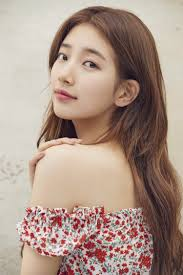
#> input picture edge/suzy.jpeg, 183 x 275 px
$ python edge_picture.py ../33964.jpg
#> lines starting #> are read from the running program, lines starting #| are printed output that depends on the picture; after the words box and inside, x2 and y2 are one past the last pixel; in counts of white or black regions, pixels touching at a corner belong together
#!/usr/bin/env python

'''
This sample demonstrates Canny edge detection.
Usage:
  edge.py [<video source>]
  Trackbars control edge thresholds.
'''

# Python 2/3 compatibility
from __future__ import print_function

import cv2 as cv
import numpy as np

# relative module
import video

# built-in module
import sys


if __name__ == '__main__':
    print(__doc__)

    try:
        fn = sys.argv[1]
    except:
        fn = 0

    def nothing(*arg):
        pass


    filename=raw_input("File Name?")
#> the answer given: suzy.jpeg
    filename="./"+filename
    print(filename)
    img=cv.imread(filename)
#> img is the input picture: shape (275, 183, 3); mean B, G, R 137.1, 149.8, 172.2
    cv.namedWindow('edge')
    cv.createTrackbar('thrs1', 'edge', 2000, 5000, nothing)
    cv.createTrackbar('thrs2', 'edge', 4000, 5000, nothing)
    while True:
        gray = cv.cvtColor(img, cv.IMREAD_GRAYSCALE)
        thrs1 = cv.getTrackbarPos('thrs1', 'edge')
        thrs2 = cv.getTrackbarPos('thrs2', 'edge')
        edge = cv.Canny(gray, thrs1, thrs2, apertureSize=5)
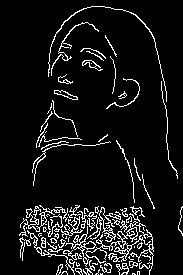
#> edge: shape (275, 183); 8.3% white in thin lines or dots, all inside (x1, y1, x2, y2) = (19, 6, 183, 275)
        vis = img.copy()
        vis = np.uint8(vis/2.)
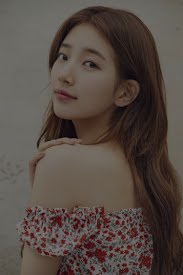
#> vis: shape (275, 183, 3); mean B, G, R 68.3, 74.7, 85.8
        vis[edge != 0] = (0, 255, 0)
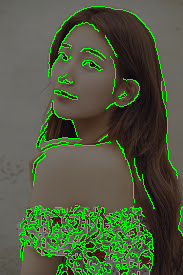
#> vis: shape (275, 183, 3); 8.34% of pixels changed, all inside (x1, y1, x2, y2) = (19, 6, 183, 275)
        cv.imshow('edge', vis)
        ch = cv.waitKey(5)
#> (key Esc is pressed here)
        if ch == 27:
            break
    cv.destroyAllWindows()
